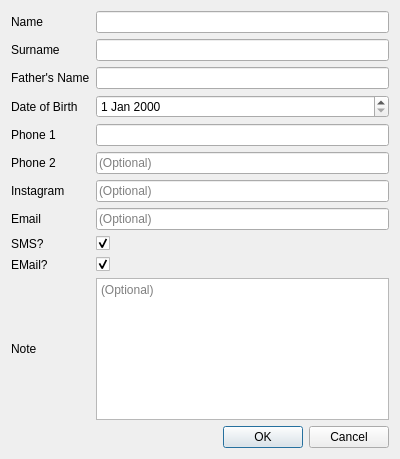
<?xml version="1.0" encoding="UTF-8"?>
<ui version="4.0">
 <class>AddClientDialog</class>
 <widget class="QWidget" name="AddClientDialog">
  <property name="windowModality">
   <enum>Qt::ApplicationModal</enum>
  </property>
  <property name="geometry">
   <rect>
    <x>0</x>
    <y>0</y>
    <width>400</width>
    <height>459</height>
   </rect>
  </property>
  <property name="windowTitle">
   <string>Form</string>
  </property>
  <layout class="QGridLayout" name="gridLayout">
   <item row="9" column="0">
    <widget class="QLabel" name="emailLabel_2">
     <property name="text">
      <string>EMail?</string>
     </property>
    </widget>
   </item>
   <item row="8" column="0">
    <widget class="QLabel" name="smsLabel">
     <property name="text">
      <string>SMS?</string>
     </property>
    </widget>
   </item>
   <item row="10" column="0">
    <widget class="QLabel" name="noteLabel">
     <property name="text">
      <string>Note</string>
     </property>
    </widget>
   </item>
   <item row="6" column="2">
    <widget class="QLineEdit" name="instagramEdit">
     <property name="placeholderText">
      <string>(Optional)</string>
     </property>
    </widget>
   </item>
   <item row="7" column="2">
    <widget class="QLineEdit" name="emailEdit">
     <property name="placeholderText">
      <string>(Optional)</string>
     </property>
    </widget>
   </item>
   <item row="0" column="0">
    <widget class="QLabel" name="nameLabel">
     <property name="text">
      <string>Name</string>
     </property>
    </widget>
   </item>
   <item row="1" column="0">
    <widget class="QLabel" name="surnameLabel">
     <property name="text">
      <string>Surname</string>
     </property>
    </widget>
   </item>
   <item row="2" column="0">
    <widget class="QLabel" name="fatherLabel">
     <property name="text">
      <string>Father's Name</string>
     </property>
    </widget>
   </item>
   <item row="3" column="2">
    <widget class="QDateEdit" name="DOBEdit"/>
   </item>
   <item row="0" column="2">
    <widget class="QLineEdit" name="nameEdit"/>
   </item>
   <item row="8" column="2">
    <widget class="QCheckBox" name="smsCB">
     <property name="text">
      <string/>
     </property>
     <property name="checked">
      <bool>true</bool>
     </property>
     <property name="tristate">
      <bool>false</bool>
     </property>
    </widget>
   </item>
   <item row="5" column="0">
    <widget class="QLabel" name="phone2Label">
     <property name="text">
      <string>Phone 2</string>
     </property>
    </widget>
   </item>
   <item row="9" column="2">
    <widget class="QCheckBox" name="emailCB">
     <property name="text">
      <string/>
     </property>
     <property name="checked">
      <bool>true</bool>
     </property>
    </widget>
   </item>
   <item row="5" column="2">
    <widget class="QLineEdit" name="phone2Edit">
     <property name="text">
      <string/>
     </property>
     <property name="placeholderText">
      <string>(Optional)</string>
     </property>
    </widget>
   </item>
   <item row="4" column="0">
    <widget class="QLabel" name="phone1Label">
     <property name="text">
      <string>Phone 1</string>
     </property>
    </widget>
   </item>
   <item row="2" column="2">
    <widget class="QLineEdit" name="fatherEdit">
     <property name="placeholderText">
      <string/>
     </property>
    </widget>
   </item>
   <item row="1" column="2">
    <widget class="QLineEdit" name="surnameEdit"/>
   </item>
   <item row="7" column="0">
    <widget class="QLabel" name="emailLabel">
     <property name="text">
      <string>Email</string>
     </property>
    </widget>
   </item>
   <item row="6" column="0">
    <widget class="QLabel" name="instagramLabel">
     <property name="text">
      <string>Instagram</string>
     </property>
    </widget>
   </item>
   <item row="3" column="0">
    <widget class="QLabel" name="DOBLabel">
     <property name="text">
      <string>Date of Birth</string>
     </property>
    </widget>
   </item>
   <item row="11" column="2">
    <widget class="QDialogButtonBox" name="buttonBox">
     <property name="standardButtons">
      <set>QDialogButtonBox::Cancel|QDialogButtonBox::Ok</set>
     </property>
    </widget>
   </item>
   <item row="4" column="2">
    <widget class="QLineEdit" name="phone1Edit">
     <property name="inputMask">
      <string>D9 999 999</string>
     </property>
     <property name="text">
      <string>  </string>
     </property>
     <property name="placeholderText">
      <string>Enter price (Max. 6 digits)</string>
     </property>
    </widget>
   </item>
   <item row="10" column="2">
    <widget class="QTextEdit" name="noteTextEdit">
     <property name="placeholderText">
      <string>(Optional)</string>
     </property>
    </widget>
   </item>
  </layout>
 </widget>
 <tabstops>
  <tabstop>nameEdit</tabstop>
  <tabstop>surnameEdit</tabstop>
  <tabstop>fatherEdit</tabstop>
  <tabstop>DOBEdit</tabstop>
  <tabstop>phone1Edit</tabstop>
  <tabstop>phone2Edit</tabstop>
  <tabstop>instagramEdit</tabstop>
  <tabstop>emailEdit</tabstop>
  <tabstop>smsCB</tabstop>
  <tabstop>emailCB</tabstop>
  <tabstop>noteTextEdit</tabstop>
 </tabstops>
 <resources/>
 <connections/>
</ui>
